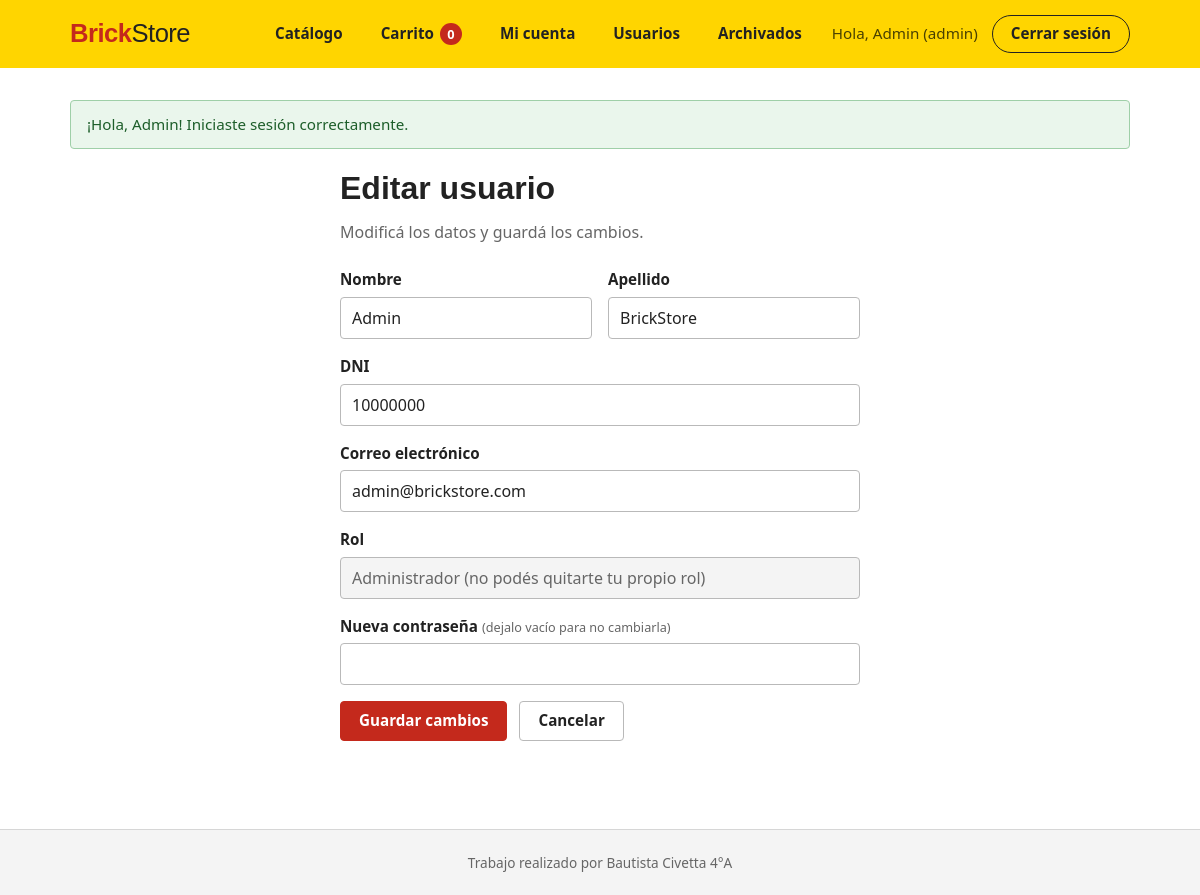
Screenshot of /editar_usuario.php?id=1 (signed in) with the database file from the repository.
### tables this page shows
CREATE TABLE IF NOT EXISTS usuarios (
    id              INT UNSIGNED NOT NULL AUTO_INCREMENT,            
    nombre          VARCHAR(50)  NOT NULL,                           
    apellido        VARCHAR(50)  NOT NULL,                           
    dni             VARCHAR(10)  NOT NULL,                           
    email           VARCHAR(100) NOT NULL,                           
    password        VARCHAR(255) NOT NULL,                           
    rol             ENUM('cliente','admin') NOT NULL DEFAULT 'cliente',  
    fecha_creacion  DATETIME     NOT NULL DEFAULT CURRENT_TIMESTAMP,  
    fecha_archivado DATETIME     NULL     DEFAULT NULL,              
    PRIMARY KEY (id),
    UNIQUE KEY uq_usuarios_dni   (dni),                              
    UNIQUE KEY uq_usuarios_email (email)                             
);

### editar_usuario.php (the view, shortened to what this page needs)
<?php
require_once 'includes/funciones.php';
$id = validarId($_SERVER['REQUEST_METHOD'] === 'POST' ? ($_POST['id'] ?? null) : ($_GET['id'] ?? null));
$stmt = $pdo->prepare('SELECT id, nombre, apellido, dni, email, rol, fecha_archivado FROM usuarios WHERE id = ?');
$stmt->execute([$id]);
$usuario = $stmt->fetch();
$esUnoMismo = ($id === (int) $_SESSION['usuario_id']);
$datos      = $usuario;
?>
<section class="caja caja-form">
    <h1>Editar usuario</h1>
    <p class="subtitulo">Modificá los datos y guardá los cambios.</p>
    <form method="post" action="editar_usuario.php" novalidate>
        <div class="fila">
            <label>Nombre
                <input type="text" name="nombre" maxlength="50" required value="<?= e($datos['nombre']) ?>">
            </label>
            <label>Apellido
                <input type="text" name="apellido" maxlength="50" required value="<?= e($datos['apellido']) ?>">
            </label>
        </div>
        <label>DNI
            <input type="text" name="dni" inputmode="numeric" maxlength="8" required value="<?= e($datos['dni']) ?>">
        </label>
        <label>Correo electrónico
            <input type="email" name="email" maxlength="100" required value="<?= e($datos['email']) ?>">
        </label>
        <label>Rol
            <?php if ($esUnoMismo): ?>
                <input type="text" value="Administrador (no podés quitarte tu propio rol)" disabled>
            <?php endif; ?>
        </label>
        <label>Nueva contraseña <small>(dejalo vacío para no cambiarla)</small>
            <input type="password" name="password" minlength="8" maxlength="72" autocomplete="new-password">
        </label>
        <div class="acciones">
            <button type="submit" class="btn btn-azul">Guardar cambios</button>
            <a href="admin_usuarios.php" class="btn btn-gris">Cancelar</a>
        </div>
    </form>
</section>

### css/styles.css (style rules this page uses)
:root { --marca: #c4291c; --marca-hover: #a32116; --enlace: #1b5bb5; --texto: #222222; --texto-suave: #666666; --borde: #d6d6d6; --fondo: #ffffff; --fondo-gris: #f4f4f4; --amarillo: #ffd500; --exito-fondo: #eaf6ec; --exito-borde: #9fcfa8; --exito-texto: #1d5e2a; --error-fondo: #fdecea; --error-borde: #f0aaa3; --error-texto: #8a1f14; --info-fondo: #eef3fa; --info-borde: #b3c8e6; --info-texto: #23466f; --fuente-titulos: "Bahnschrift", "DIN Alternate", "Arial Narrow", Arial, sans-serif; --fuente-texto: "Segoe UI", system-ui, -apple-system, Roboto, Arial, sans-serif; }
* { box-sizing: border-box; }
body { margin: 0; min-height: 100vh; display: flex; flex-direction: column; font-family: var(--fuente-texto); font-size: 16px; line-height: 1.55; color: var(--texto); background: var(--fondo); }
h1, h2, h3 { font-family: var(--fuente-titulos); font-weight: 600; line-height: 1.2; margin: 0 0 .5em; }
h1 { font-size: 2rem; }
a { color: var(--enlace); }
small { color: var(--texto-suave); font-weight: 400; }
.subtitulo { color: var(--texto-suave); margin: -.25em 0 1.5em; }
.btn { display: inline-block; padding: 9px 18px; font-family: inherit; font-size: .95rem; font-weight: 600; line-height: 1.3; text-align: center; text-decoration: none; border: 1px solid transparent; border-radius: 4px; cursor: pointer; }
.btn-amarillo, .btn-azul { background: var(--marca); border-color: var(--marca); color: #fff; }
.btn-gris, .btn-rojo { background: #fff; border-color: #b9b9b9; color: var(--texto); }
.caja { margin-bottom: 32px; }
.caja-form { max-width: 520px; margin-left: auto; margin-right: auto; }
form label { display: block; margin-bottom: 16px; font-size: .95rem; font-weight: 600; }
input, select { display: block; width: 100%; margin-top: 5px; padding: 9px 11px; font-family: inherit; font-size: 1rem; font-weight: 400; color: var(--texto); background: #fff; border: 1px solid #b9b9b9; border-radius: 4px; }
input:disabled { background: var(--fondo-gris); color: var(--texto-suave); }
.fila { display: grid; grid-template-columns: 1fr 1fr; gap: 16px; }
.acciones { display: flex; flex-wrap: wrap; gap: 12px; margin-top: 8px; }

### rows the page displays
usuarios: nombre "Admin", apellido "BrickStore", dni "10000000", email "admin@brickstore.com"

### other values shown
unidadesEnCarrito() "0"
$_SESSION['nombre'] "Admin"
$f['mensaje'] "¡Hola, Admin! Iniciaste sesión correctamente."
